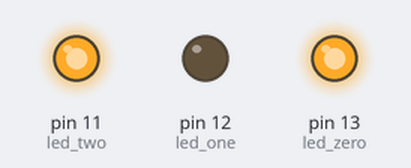
Recording of a sketch running on a simulated Arduino Uno, built with avr-gcc and run on an emulated ATmega328P. On the bench: output pins drawn as LEDs (lit = HIGH).

Above: at 0.12 s.
At 2.37 s:
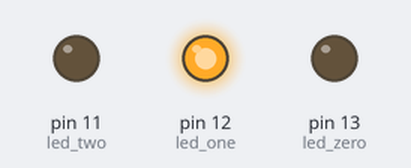
Timing chart, 0 to 3.0 s (numbered marks = the images above):
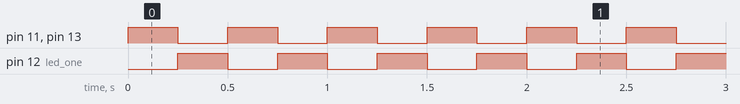

Measured:
- by itself, pin 11 (led_two), pin 12 (led_one), pin 13 (led_zero): alternates HIGH for 0.25 s and LOW for 0.25 s

The sketch:

tree_led.ino
```cpp
int led_zero = 13;
int led_one = 12;
int led_two = 11;

void setup() {
  // put your setup code here, to run once:
  pinMode(led_zero, OUTPUT);
  pinMode(led_one, OUTPUT);
  pinMode(led_two, OUTPUT);
}

void loop() {
  // put your main code here, to run repeatedly:

  digitalWrite(led_zero, HIGH);
  digitalWrite(led_one, LOW);
  digitalWrite(led_two, HIGH);
  delay(250);
  digitalWrite(led_zero, LOW);
  digitalWrite(led_one, HIGH);
  digitalWrite(led_two, LOW);
  delay(250);
}
```
